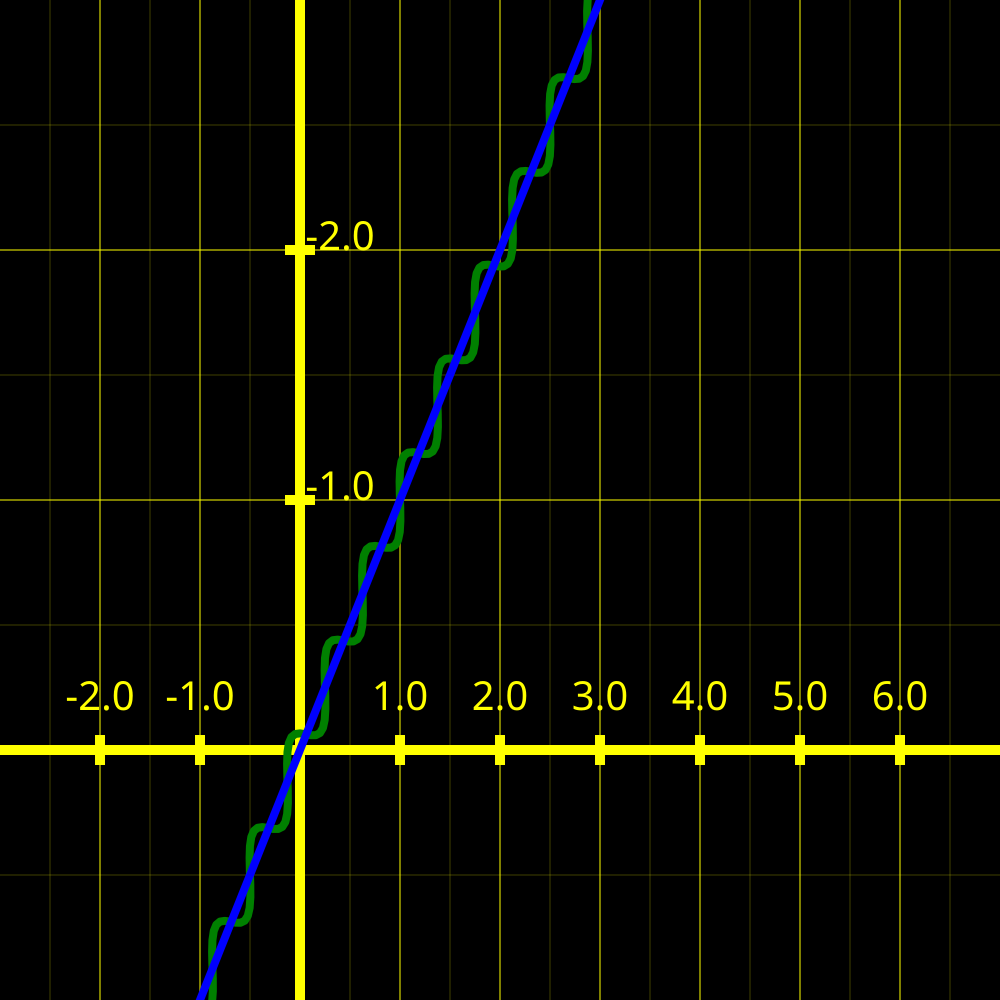

Python code for this plot:
from giraphics.graphing.graph import Graph
import numpy as np

width = 1000
height = 1000
xlim = 5
ylim = 2

G = Graph(width,height,xlim,ylim,'graph_example.svg', origin=[-2,-1])

t = np.linspace(-xlim,xlim+5 ,600)

ss = np.linspace(-5,5, 30)
G.bg(colour='black') # Plots black blach
G.axes()
G.ticks2(markers=True)
# G.ticks(markers=True)
G.grid2()
# G.scatter(ss, np.sin(ss))
# G.plot_decorated(t, 2*np.sin(t)/(1 + t*t),period=30,amplitude=.1,colour='red', strokewidth=1.4)
# G.plot_decorated(t, np.sin(t), amplitude=.1,period=30,colour='blue')
# G.plot_decorated(t, .1*t*t, amplitude=.1,period=10,colour='green')
# G.plot_coil(t, 0*t*t, period=40,amplitude=.1,colour='teal', strokewidth=.8)
G.plot_coil2(t, t, period=40,amplitude=.1, colour='green', strokewidth=.8)
G.plot(t, t, colour='blue', strokewidth=.8)

# G.plot_coil(t, .1*t*t, period=30,amplitude=.1,colour='purple', strokewidth=.8)
# G.add_latex('1', 0,0)
# G.area(t, 2*np.sin(t)/(1 + t*t), fill_opacity=.2, fill_colour='red')
G.save()
# G.display()
